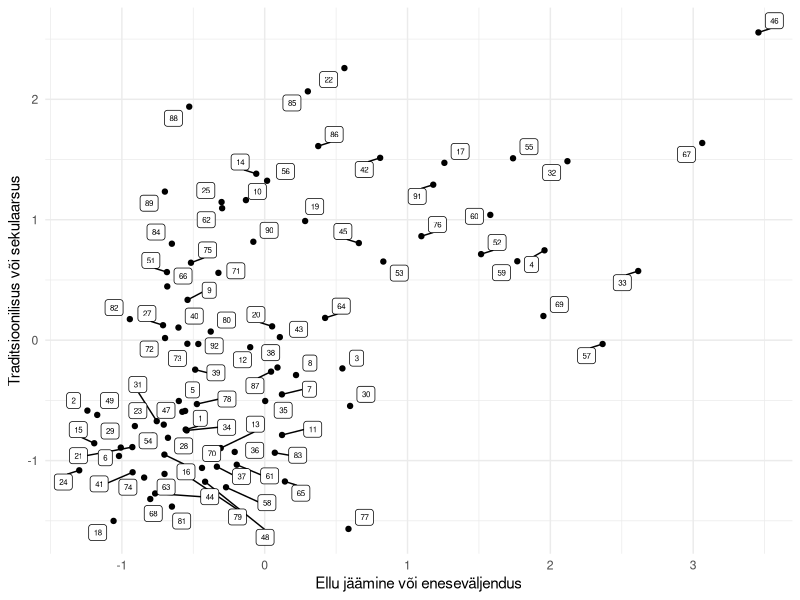
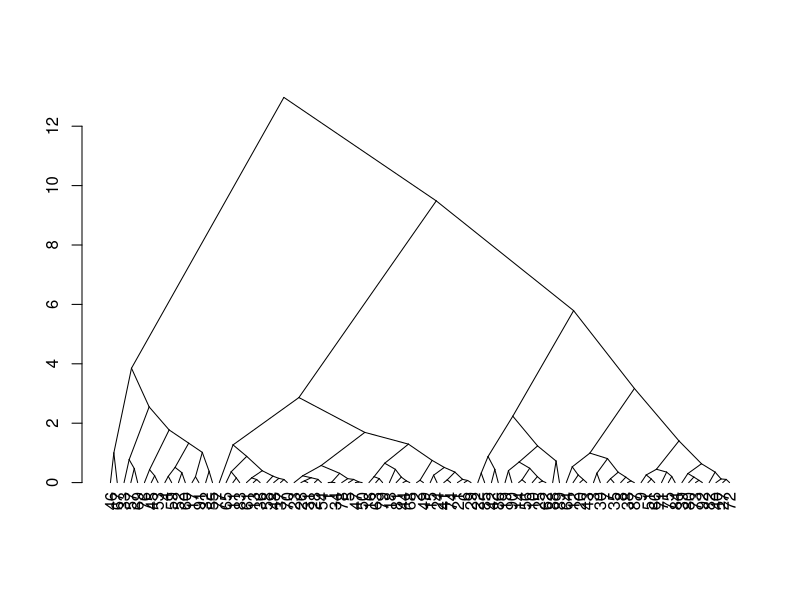
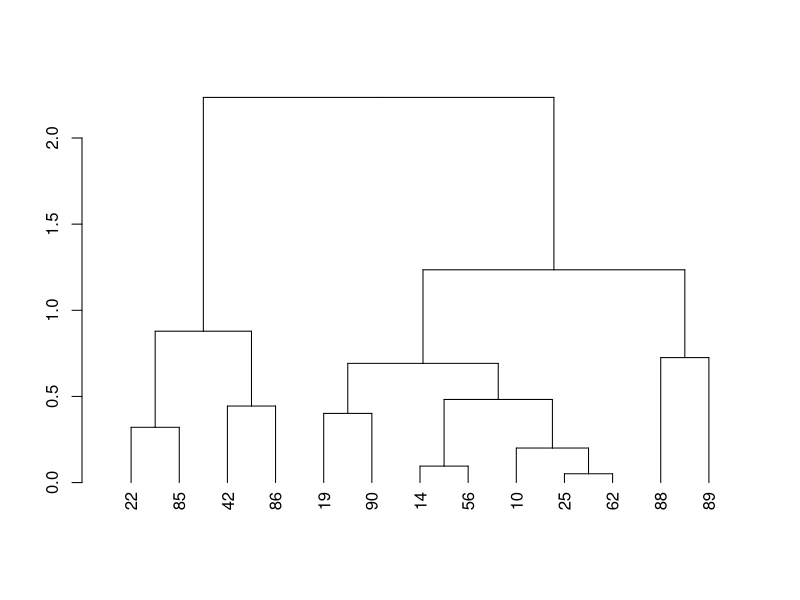
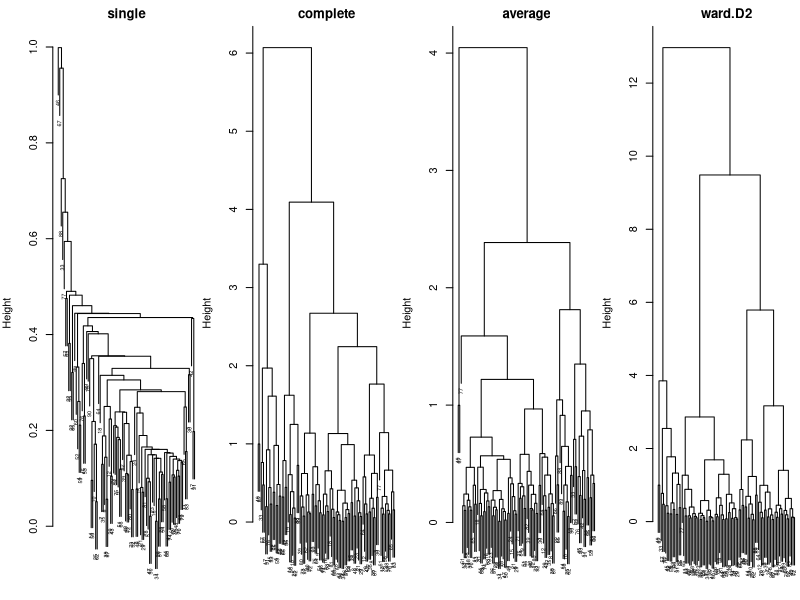
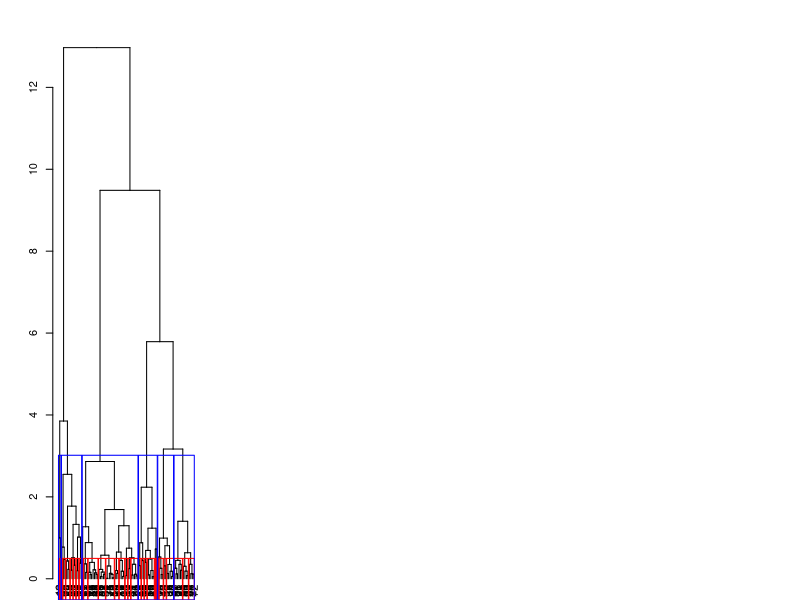
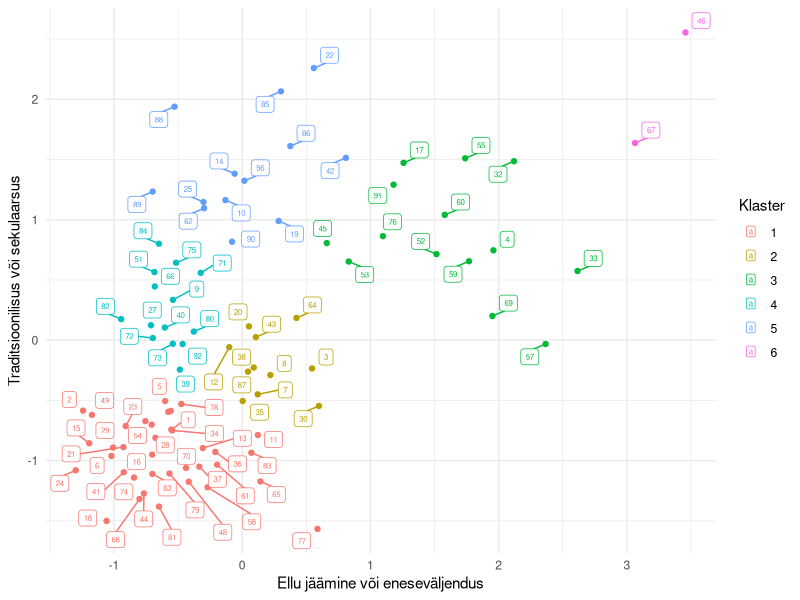

Reproduce these figures in R, in order.
## ---- chunk 1
library('magrittr')
wvs <- read.csv('andmed/wvsmap.csv')
rownames(wvs) <- wvs$country
wvs$country <- NULL
head(wvs)
## ---- chunk 2
wvs %<>% lapply(scale) %>% as.data.frame
## ---- chunk 3
library('ggplot2')
library('ggrepel')
Seos <- ggplot(wvs) + 
  aes(x = survexp, y = tradsec, label = rownames(wvs)) + 
  labs(x = "Ellu jäämine või eneseväljendus", 
       y = "Traditsioonilisus või sekulaarsus") + 
  geom_point() + 
  geom_label_repel(size = 2) + 
  theme_minimal()
Seos
## ---- chunk 4
#| column: page-right
#| fig.width: 15
kaugused <- dist(na.omit(wvs), method = 'euclidean')
puu <- hclust(kaugused, method = 'ward.D2')
puujoonis <- as.dendrogram(puu)
plot(puujoonis, type = 'triangle')
## ---- chunk 5
cut(puujoonis, h = 3)$lower[[4]] %>% plot
## ---- chunk 6
#| column: page-right
#| fig.width: 15
par(mfrow = c(1,4), mar = c(0,4,2,0))
for (i in c('single', 'complete', 'average', 'ward.D2')) {
  dist(wvs) %>% hclust(method = i) %>% plot(main = i, cex = .5)
}
## ---- chunk 7
#| column: page-right
#| fig.width: 15
plot(puujoonis)
rect.hclust(puu, h = .5, border = 'red')
rect.hclust(puu, k = 6, border = 'blue')
## ---- chunk 8
klastridH <- cutree(puu, h = .5)
klastridK <- cutree(puu, k = 6)
wvs$klaster <- klastridK
head(wvs)
## ---- chunk 9
Seos + 
  aes(color = as.factor(klastridK)) + 
  labs(color = "Klaster")
